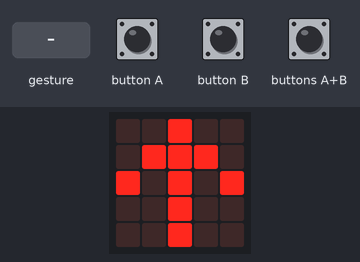
Recording of a program running on a simulated BBC micro:bit (MakeCode). Parts: the board's 5×5 LED display. The test bench sets the inputs (shaded band). A tilt is held for 1.5 s and a shake lasts 1 s, then the board lies face up again.

Above: at 5.0 s.
5.1 s: gesture 'shake'
At 5.9 s:
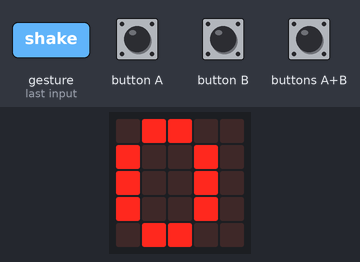
8.1 s: button A pressed for 0.15 s
At 9.9 s:
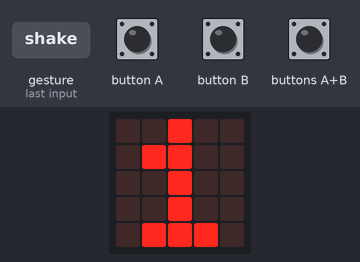
10.4 s: gesture 'logo up'
At 13.2 s:
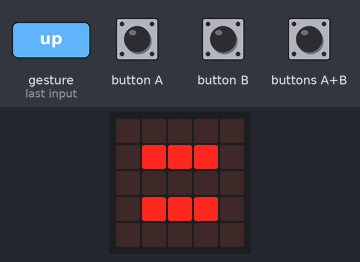
13.4 s: button A pressed for 0.15 s
At 14.6 s:
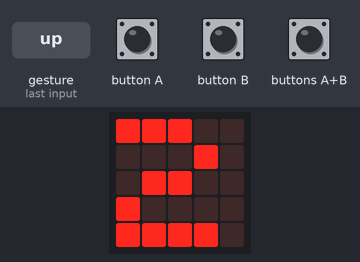
Timing chart, 0 to 16.4 s (numbered marks = the images above; inputs shaded):
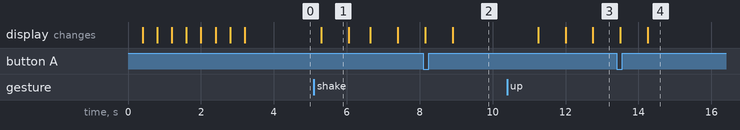

The program:

main.ts
```typescript
input.onGesture(Gesture.LogoUp, function () {
    basic.showNumber(Var1)
    basic.showString("+")
    basic.showNumber(Var2)
    basic.showString("=")
    basic.showString("" + (Var1 + Var2))
})
input.onButtonPressed(Button.A, function () {
    Var1 += 1
    basic.showString("" + (Var1))
})
input.onButtonPressed(Button.AB, function () {
    Var1 = 0
    Var2 = 0
})
input.onButtonPressed(Button.B, function () {
    Var2 += 1
    basic.showString("" + (Var2))
})
input.onGesture(Gesture.Shake, function () {
    basic.showNumber(Var1)
    basic.showIcon(IconNames.No)
    basic.showNumber(Var2)
    basic.showString("=")
    basic.showString("" + (Var1 * Var2))
})
let Var2 = 0
let Var1 = 0
Var1 = 0
Var2 = 0
for (let index = 0; index < 4; index++) {
    basic.showLeds(`
        . . . . .
        . # . # .
        . # # # .
        . . # . .
        . . . . .
        `)
    basic.showLeds(`
        . . . . .
        # # . # #
        # # # # #
        . # # # .
        . . # . .
        `)
}
basic.showArrow(ArrowNames.North)
```

test.ts
```typescript
// les tests vont ici ; cela ne sera pas compilé si ce paquet est utilisé en tant qu'extension.
```

Measured:
- after the input at 5.1 s, the display: changes after 0.20 s (image 1)
- after the input at 8.1 s, the display: first differs from a run without the input after 0.80 s (image 2)
- after the input at 10.4 s, the display: first changes after 0.85 s (image 3 shows a later state)
- after the input at 13.4 s, the display: first differs from a run without the input after 0.85 s (image 4)
- what the display in image 1 shows lasts 0.8 s, from 5.3 s to 6.1 s
